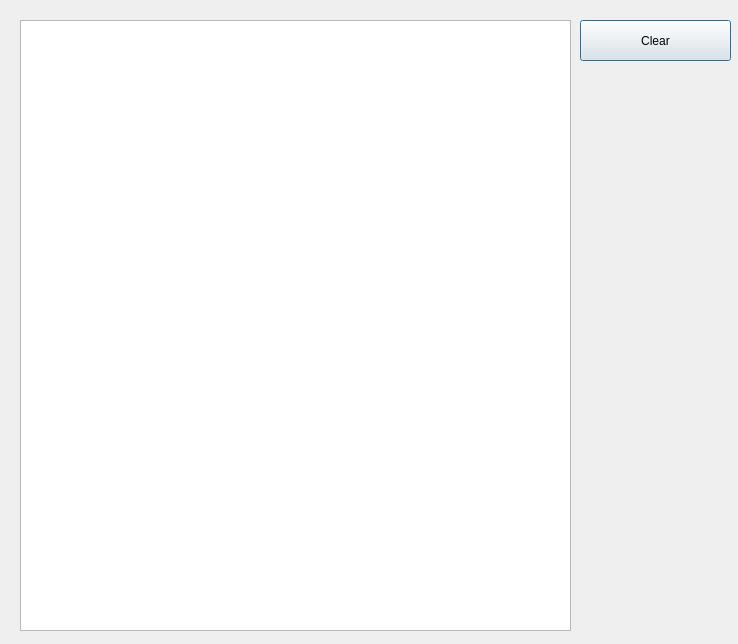
<?xml version="1.0" encoding="UTF-8"?>
<ui version="4.0">
 <class>Dialog</class>
 <widget class="QDialog" name="Dialog">
  <property name="geometry">
   <rect>
    <x>0</x>
    <y>0</y>
    <width>738</width>
    <height>644</height>
   </rect>
  </property>
  <property name="windowTitle">
   <string>Dialog</string>
  </property>
  <widget class="QTextBrowser" name="tb_data">
   <property name="geometry">
    <rect>
     <x>20</x>
     <y>20</y>
     <width>551</width>
     <height>611</height>
    </rect>
   </property>
  </widget>
  <widget class="QPushButton" name="btn_clear">
   <property name="geometry">
    <rect>
     <x>580</x>
     <y>20</y>
     <width>151</width>
     <height>41</height>
    </rect>
   </property>
   <property name="text">
    <string>Clear</string>
   </property>
  </widget>
 </widget>
 <resources/>
 <connections/>
</ui>
